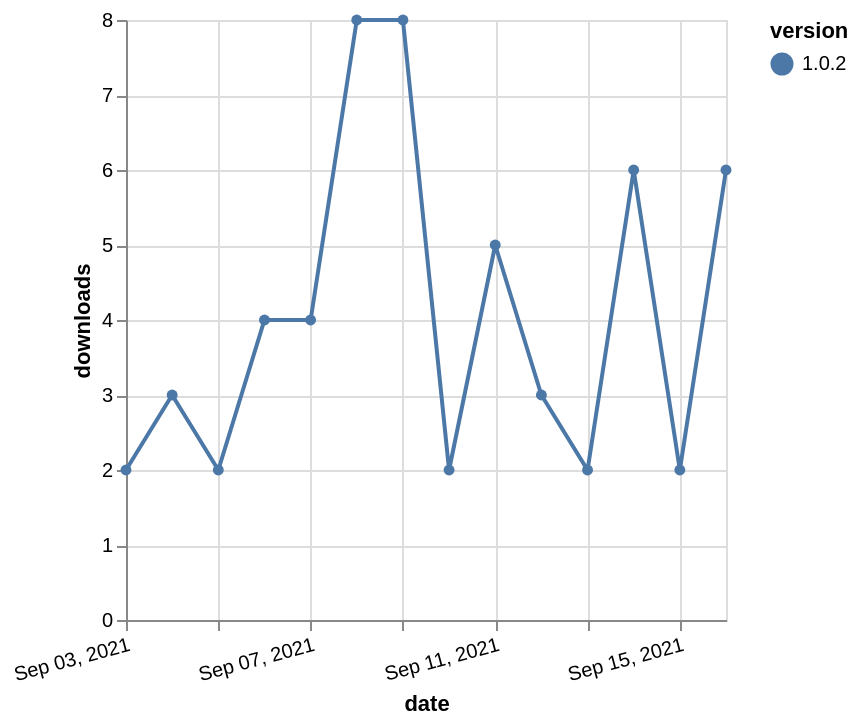

Vega-Lite specification stored for this chart:
### Vega-Lite specification from a JSON file in a GitHub repository (floating-point values rounded to 4 significant figures)
{"$schema": "https://vega.github.io/schema/vega-lite/v5.json", "description": "A simple bar chart with embedded data.", "data": {"values": [{"date": "2021-09-03", "total": 7685, "delta": 2, "version": "1.0.2"}, {"date": "2021-09-04", "total": 7688, "delta": 3, "version": "1.0.2"}, {"date": "2021-09-05", "total": 7690, "delta": 2, "version": "1.0.2"}, {"date": "2021-09-06", "total": 7694, "delta": 4, "version": "1.0.2"}, {"date": "2021-09-07", "total": 7698, "delta": 4, "version": "1.0.2"}, {"date": "2021-09-08", "total": 7706, "delta": 8, "version": "1.0.2"}, {"date": "2021-09-09", "total": 7714, "delta": 8, "version": "1.0.2"}, {"date": "2021-09-10", "total": 7716, "delta": 2, "version": "1.0.2"}, {"date": "2021-09-11", "total": 7721, "delta": 5, "version": "1.0.2"}, {"date": "2021-09-12", "total": 7724, "delta": 3, "version": "1.0.2"}, {"date": "2021-09-13", "total": 7726, "delta": 2, "version": "1.0.2"}, {"date": "2021-09-14", "total": 7732, "delta": 6, "version": "1.0.2"}, {"date": "2021-09-15", "total": 7734, "delta": 2, "version": "1.0.2"}, {"date": "2021-09-16", "total": 7740, "delta": 6, "version": "1.0.2"}]}, "width": "container", "mark": {"type": "line", "point": {"filled": true}}, "encoding": {"x": {"field": "date", "type": "temporal", "timeUnit": "yearmonthdate", "title": "date", "axis": {"labelAngle": -15}}, "y": {"field": "delta", "type": "quantitative", "title": "downloads"}, "color": {"field": "version", "type": "nominal"}, "tooltip": {"field": "delta"}}}
